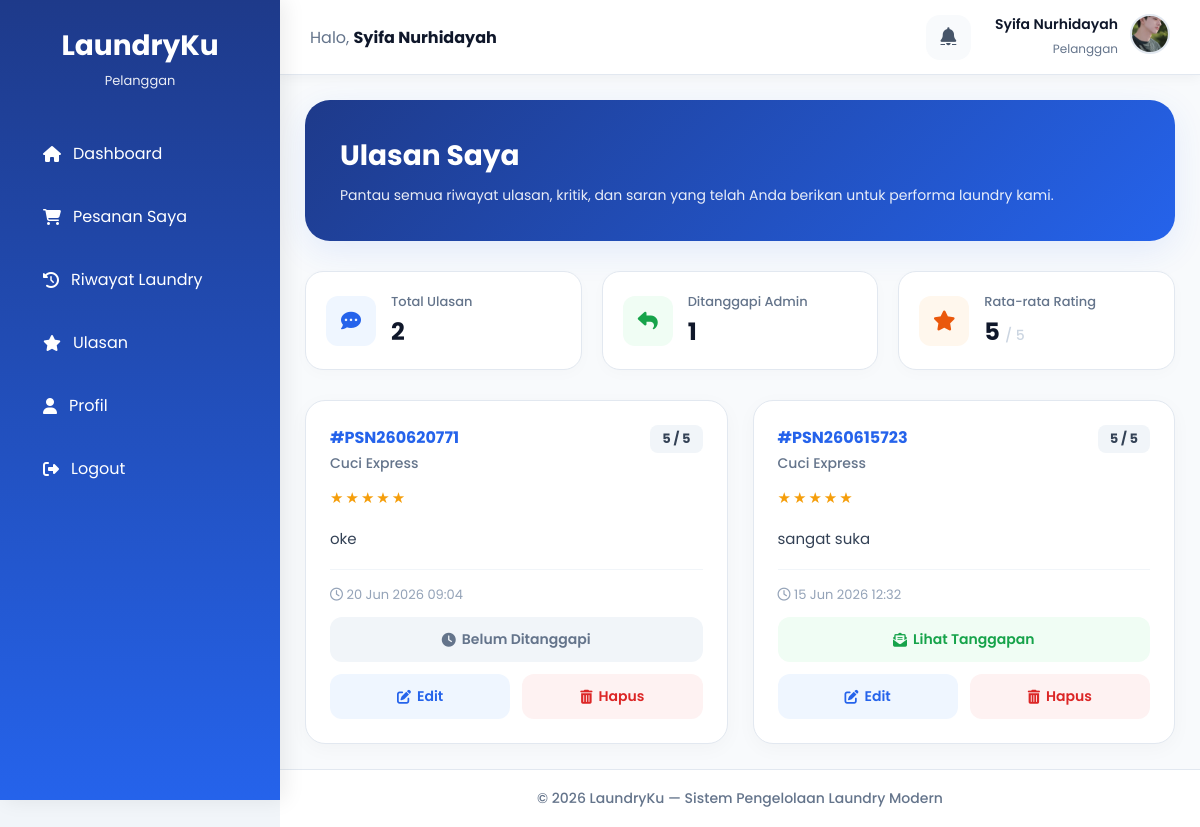
Screenshot of /user/lihat_ulasan.php (signed in) with the database file from the repository.
### tables this page shows
CREATE TABLE `users` (
  `id` int(11) NOT NULL,
  `nama` varchar(100) DEFAULT NULL,
  `email` varchar(100) DEFAULT NULL,
  `password` varchar(255) DEFAULT NULL,
  `role` enum('admin','user') DEFAULT 'user',
  `created_at` timestamp NOT NULL DEFAULT current_timestamp(),
  `foto` varchar(255) DEFAULT NULL
);

CREATE TABLE `ulasan` (
  `id_ulasan` int(11) NOT NULL,
  `id_pesanan` int(11) NOT NULL,
  `id_user` int(11) NOT NULL,
  `rating` int(11) NOT NULL CHECK (`rating` between 1 and 5),
  `komentar` text DEFAULT NULL,
  `tanggal_ulasan` timestamp NOT NULL DEFAULT current_timestamp(),
  `tanggapan` text DEFAULT NULL,
  `tanggal_tanggapan` datetime DEFAULT NULL,
  `status_baca_user` int(1) DEFAULT 0
);

CREATE TABLE `pesanan` (
  `id_pesanan` int(11) NOT NULL,
  `kode_pesanan` varchar(20) DEFAULT NULL,
  `id_user` int(11) DEFAULT NULL,
  `tanggal_masuk` date DEFAULT NULL,
  `tanggal_selesai` date DEFAULT NULL,
  `status` enum('Diterima','Diproses','Selesai') DEFAULT 'Diterima'
);

CREATE TABLE `layanan` (
  `id_layanan` int(11) NOT NULL,
  `nama_layanan` varchar(100) NOT NULL,
  `harga_perkg` decimal(10,2) NOT NULL
);

### user/lihat_ulasan.php (the view, shortened to what this page needs)
<?php
require '../config/koneksi.php';
$id_user = $_SESSION['id'];
$ulasan = mysqli_query($koneksi,"
    SELECT
        u.id_ulasan,
        u.rating,
        u.komentar,
        u.tanggal_ulasan,
        u.tanggapan,
        u.tanggal_tanggapan,
        p.kode_pesanan,
        l.nama_layanan
    FROM ulasan u
    LEFT JOIN pesanan p
        ON u.id_pesanan = p.id_pesanan
    LEFT JOIN detail_pesanan d
        ON p.id_pesanan = d.id_pesanan
    LEFT JOIN layanan l
        ON d.id_layanan = l.id_layanan
    WHERE u.id_user='$id_user'
    ORDER BY u.tanggal_ulasan DESC
");
$totalUlasan = mysqli_num_rows($ulasan);
$totalDitanggapi = 0;
$totalRating = 0;
$dataUlasan = [];
while($row = mysqli_fetch_assoc($ulasan)){
    $dataUlasan[] = $row;
    $totalRating += $row['rating'];
    if(!empty($row['tanggapan'])){
        $totalDitanggapi++;
    }
}
$rataRating = $totalUlasan > 0 ? round($totalRating / $totalUlasan, 1) : 0;
?>
<!DOCTYPE html>
<html lang="id">
<head>
    <link rel="stylesheet" href="https://cdnjs.cloudflare.com/ajax/libs/font-awesome/6.5.1/css/all.min.css">
    <link rel="stylesheet" href="../assets/css/stylee.css">
</head>
<body>
<div class="container">
    <?php require '../includes/user/sidebar.php'; ?>
    <div class="main-content">
        <?php require '../includes/user/navbar.php'; ?>
        <div class="content">
            <div class="header-banner">
                <h1>Ulasan Saya</h1>
                <p>Pantau semua riwayat ulasan, kritik, dan saran yang telah Anda berikan untuk performa laundry kami.</p>
            </div>
            <div class="stats-grid">
                <div class="stat-box">
                    <div class="stat-icon total"><i class="fas fa-comment-dots"></i></div>
                    <div class="stat-info">
                        <span>Total Ulasan</span>
                        <h2><?= $totalUlasan ?></h2>
                    </div>
                </div>
                <div class="stat-box">
                    <div class="stat-icon reply"><i class="fas fa-reply"></i></div>
                    <div class="stat-info">
                        <span>Ditanggapi Admin</span>
                        <h2><?= $totalDitanggapi ?></h2>
                    </div>
                </div>
                <div class="stat-box">
                    <div class="stat-icon stars"><i class="fas fa-star"></i></div>
                    <div class="stat-info">
                        <span>Rata-rata Rating</span>
                        <h2><?= $rataRating ?> <span style="display:inline; font-size:14px; color:#cbd5e1;">/ 5</span></h2>
                    </div>
                </div>
            </div>
            <?php if($totalUlasan > 0): ?>
            <div class="reviews-grid">
                <?php foreach($dataUlasan as $row): ?>
                <div class="card-review">
                    <div>
                        <div class="card-top">
                            <div>
                                <div class="kode-order">#<?= htmlspecialchars($row['kode_pesanan']); ?></div>
                                <div class="nama-layanan"><?= htmlspecialchars($row['nama_layanan']); ?></div>
                            </div>
                            <div class="badge-score">
                                <?= $row['rating']; ?> / 5
                            </div>
                        </div>
                        <div class="stars-display">
                            <?= str_repeat('★', $row['rating']); ?><?= str_repeat('☆', 5 - $row['rating']); ?>
                        </div>
                        <div class="komentar-text">
                            <?= nl2br(htmlspecialchars($row['komentar'])); ?>
                        </div>
                    </div>
                    <div>
                        <div class="footer-card">
                            <span class="timestamp">
                                <i class="far fa-clock"></i> <?= date('d M Y H:i', strtotime($row['tanggal_ulasan'])); ?>
                            </span>
                        </div>
                        <?php if(!empty($row['tanggapan'])):
                            $waktu_balas = !empty($row['tanggal_tanggapan']) ? date('d M Y - H:i', strtotime($row['tanggal_tanggapan'])) . ' WIB' : '';
                        ?>
                            <button class="btn-act reply-btn" onclick="bukaTanggapan('<?= htmlspecialchars(rawurlencode($row['tanggapan'])); ?>', true, '<?= $waktu_balas ?>')">
                                <i class="fas fa-envelope-open-text"></i> Lihat Tanggapan
                            </button>
                        <?php else: ?>
                            <button class="btn-act reply-btn belum" onclick="bukaTanggapan('', false, '')">
                                <i class="fas fa-clock"></i> Belum Ditanggapi
                            </button>
                        <?php endif; ?>
                        <div class="action-row">
                            <a href="edit_ulasan.php?id=<?= $row['id_ulasan']; ?>" class="btn-act edit">
                                <i class="fas fa-edit"></i> Edit
                            </a>
                            <a href="hapus_ulasan.php?id=<?= $row['id_ulasan']; ?>" class="btn-act delete" onclick="return confirm('Apakah Anda yakin ingin menghapus permanen ulasan ini?')">
                                <i class="fas fa-trash-alt"></i> Hapus
                            </a>
                        </div>
                    </div>
                </div>
                <?php endforeach; ?>
            </div>
            <?php endif; ?>
        </div>
        <?php require '../includes/user/footer.php'; ?>
    </div>
</div>
</body>
</html>

### includes/user/navbar.php (shortened to what this page needs)
<?php
$nama_user = $_SESSION['nama'] ?? 'Pelanggan';
$foto_user = '';
if (isset($_SESSION['id'])) {
    include_once __DIR__ . '/../../config/koneksi.php';
    $id_user = $_SESSION['id'];
    $query_nav = mysqli_query($koneksi, "SELECT nama, foto FROM users WHERE id = '$id_user'");
    $data_nav = mysqli_fetch_assoc($query_nav);
    if ($data_nav) {
        $nama_user = $data_nav['nama'];
        $foto_user = $data_nav['foto'];
    }
}
$path_foto_asli = "/TB_LAUNDRY/assets/img/" . $foto_user;
if (!empty($foto_user) && file_exists(__DIR__ . '/../../assets/img/' . $foto_user)) {
    $avatar_navbar = $path_foto_asli;
} else {
    $avatar_navbar = "https://api.dicebear.com/7.x/initials/svg?seed=" . urlencode($nama_user) . "&backgroundColor=0f172a,2563eb,3b82f6&fontSize=45&bold=true";
}
?>
<div class="topbar">
    <div class="welcome">
        Halo,
        <b><?= htmlspecialchars($nama_user); ?></b>
    </div>
    <div class="topbar-right">
        <a href="/TB_LAUNDRY/user/ulasan.php" class="notification">
            <i class="fa-solid fa-bell" style="font-size: 18px;"></i>
        </a>
        <a href="/TB_LAUNDRY/user/profil.php" class="user-link">
            <div class="user-text">
                <h4 style="margin: 0; font-size: 14px; font-weight: 600;"><?= htmlspecialchars($nama_user); ?></h4>
                <span style="font-size: 12px; color: #64748b;">Pelanggan</span>
            </div>
            <div class="profile">
                <img src="<?= $avatar_navbar; ?>" alt="profile">
            </div>
        </a>
    </div>
</div>

### assets/css/stylee.css (style rules this page uses)
:root { --primary:#2563eb; --primary-light:#60a5fa; --success:#22c55e; --warning:#f59e0b; --danger:#ef4444; --dark:#0f172a; --gray:#64748b; --light:#f8fafc; --radius:18px; --shadow:0 10px 25px rgba(15,23,42,.08); }
* { margin:0; padding:0; box-sizing:border-box; font-family:'Poppins',sans-serif; }
body { background:#f1f5f9; color:var(--dark); }
.container { display:flex; min-height:100vh; }
.main-content { margin-left:280px; min-height:100vh; display:flex; flex-direction:column; }
.content { padding:25px; margin-top:75px; }
.topbar { position:fixed; top:0; left:280px; right:0; height:75px; background:#fff; border-bottom:1px solid #e2e8f0; display:flex; justify-content:space-between; align-items:center; padding:0 30px; z-index:999; box-shadow:0 2px 12px rgba(15,23,42,.05); }
.welcome { font-size:16px; color:#64748b; }
.welcome b { color:#0f172a; }
.topbar-right { display:flex; align-items:center; gap:20px; }
.notification { position:relative; width:45px; height:45px; border-radius:14px; background:#f8fafc; display:flex; justify-content:center; align-items:center; cursor:pointer; transition:.3s; }
.user-text { text-align:right; }
.user-text h4 { font-size:14px; margin-bottom:2px; }
.user-text span { font-size:12px; color:#64748b; }
.profile img { width:45px; height:45px; border-radius:50%; object-fit:cover; border:3px solid #dbeafe; }

### user/lihat_ulasan.php (style rules this page uses)
.main-content { margin-left: 280px; min-height: 100vh; display: flex; flex-direction: column; width: calc(100% - 280px); box-sizing: border-box; background: #f8fafc; }
.content { padding: 25px; margin-top: 75px; flex: 1; }
.header-banner { padding: 35px; background: linear-gradient(135deg, #1e3a8a, #2563eb); color: white; border-radius: 25px; margin-bottom: 30px; box-shadow: 0 10px 35px rgba(37, 99, 235, 0.1); }
.header-banner h1 { font-size: 28px; font-weight: 700; margin-bottom: 8px; }
.header-banner p { color: rgba(255, 255, 255, 0.9); font-size: 14px; }
.stats-grid { display: grid; grid-template-columns: repeat(auto-fit, minmax(200px, 1fr)); gap: 20px; margin-bottom: 30px; }
.stat-box { background: #ffffff; border-radius: 18px; padding: 20px; border: 1px solid #e2e8f0; box-shadow: 0 4px 15px rgba(15, 23, 42, 0.02); display: flex; align-items: center; gap: 15px; }
.stat-icon { width: 50px; height: 50px; border-radius: 12px; display: flex; align-items: center; justify-content: center; font-size: 20px; }
.stat-icon.total { background: #eff6ff; color: #2563eb; }
.stat-icon.reply { background: #f0fdf4; color: #16a34a; }
.stat-icon.stars { background: #fff7ed; color: #ea580c; }
.stat-info span { display: block; color: #64748b; font-size: 13px; font-weight: 500; }
.stat-info h2 { font-size: 24px; color: #0f172a; font-weight: 700; margin-top: 2px; }
.reviews-grid { display: grid; grid-template-columns: repeat(auto-fill, minmax(350px, 1fr)); gap: 25px; }
.card-review { background: #ffffff; border-radius: 20px; padding: 24px; border: 1px solid #e2e8f0; box-shadow: 0 5px 20px rgba(15, 23, 42, 0.03); display: flex; flex-direction: column; justify-content: space-between; transition: transform 0.3s, box-shadow 0.3s; }
.card-top { display: flex; justify-content: space-between; align-items: flex-start; margin-bottom: 12px; }
.kode-order { font-size: 16px; font-weight: 700; color: #2563eb; }
.nama-layanan { font-size: 14px; color: #64748b; margin-top: 3px; font-weight: 500; }
.badge-score { background: #f1f5f9; color: #334155; padding: 4px 12px; border-radius: 8px; font-size: 13px; font-weight: 700; }
.stars-display { color: #f59e0b; font-size: 15px; margin-bottom: 18px; letter-spacing: 2px; }
.komentar-text { color: #334155; font-size: 15px; line-height: 1.6; flex: 1; margin-bottom: 18px; }
.footer-card { border-top: 1px solid #f1f5f9; padding-top: 15px; display: flex; justify-content: space-between; align-items: center; margin-bottom: 12px; }
.timestamp { color: #94a3b8; font-size: 13px; }
.action-row { display: flex; gap: 12px; }
.btn-act { flex: 1; padding: 12px; border-radius: 12px; font-size: 14px; font-weight: 600; text-align: center; text-decoration: none; transition: background 0.2s, color 0.2s, transform 0.1s; cursor: pointer; border: none; display: inline-flex; align-items: center; justify-content: center; gap: 6px; }
.btn-act.edit { background: #eff6ff; color: #2563eb; }
.btn-act.delete { background: #fef2f2; color: #dc2626; }
.btn-act.reply-btn { width: 100%; margin-bottom: 12px; background: #f0fdf4; color: #16a34a; }
.btn-act.reply-btn.belum { background: #f1f5f9; color: #64748b; }

### rows the page displays
users: nama "Syifa Nurhidayah", foto (picture)
ulasan: id_pesanan.kode_pesanan "PSN260620771", layanan.nama_layanan "Cuci Express", rating "5", rating "★★★★★", komentar "oke", tanggal_ulasan "20 Jun 2026 09:04", shows "Belum Ditanggapi"
ulasan: id_pesanan.kode_pesanan "PSN260615723", layanan.nama_layanan "Cuci Express", rating "5", rating "★★★★★", komentar "sangat suka", tanggal_ulasan "15 Jun 2026 12:32"

### other values shown
$totalUlasan "2"
$totalDitanggapi "1"
$rataRating "5"
